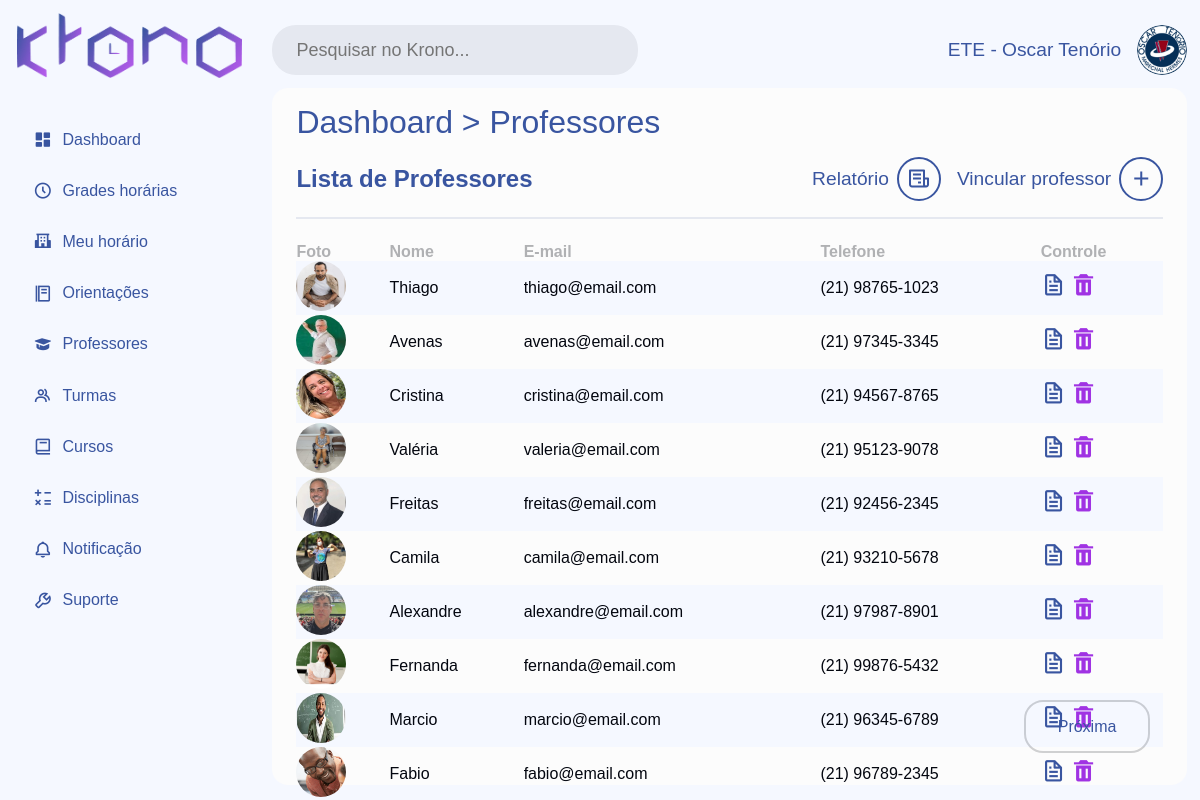
Page /index.php?page=professores (signed in) on the committed database.
### tables this page shows
create table professor (
id_professor INT NOT NULL AUTO_INCREMENT PRIMARY KEY,
nome_professor VARCHAR(100) NOT NULL,
email_professor VARCHAR(100) NOT NULL,
telefone_professor VARCHAR(20) NOT NULL,
cpf_professor VARCHAR(20) NOT NULL,
id_usuario INT,
FOREIGN KEY (id_usuario) REFERENCES usuario(id_usuario)
);

create table usuario (
id_usuario INT NOT NULL AUTO_INCREMENT PRIMARY KEY,
nome_usuario VARCHAR(100) NOT NULL,
senha_usuario VARCHAR(100) NOT NULL,
dt_cadastro_usuario DATE,
status_usuario CHAR(1),
nivel_usuario CHAR(1),
foto_usuario VARCHAR(100)
);

### index.php (called while the page is built, shortened)
<?php
    require_once 'ASSETS/head.php';
    require_once 'ASSETS/channelPages.php';
    require_once 'ASSETS/footer.php';
?>

### PAGES/PROFESSOR/listaProf.php (the view, shortened to what this page needs)
<link rel="stylesheet" href="CSS/dashboard.css">
<link rel="stylesheet" href="CSS/sidebar.css">
<link rel="stylesheet" href="CSS/topbar.css">
<link rel="stylesheet" href="CSS/content.css">
<link rel="stylesheet" href="CSS/crud.css">
<link rel="stylesheet" href="CSS/mensagens.css">
<link rel="stylesheet" href="CSS/modal.css">
<?php
require_once 'PAGES/COMPONENTS/sidebar.php';
$professores_por_pagina = 10;
$pagina_atual = isset($_GET['pagina']) ? (int)$_GET['pagina'] : 1;
$offset = ($pagina_atual - 1) * $professores_por_pagina;
$sql_total = "SELECT COUNT(*) as total FROM professor";
$query_total = $conexao->query($sql_total);
$total_professores = $query_total->fetch(PDO::FETCH_ASSOC)['total'];
if ($_SESSION['nivel_usuario'] == 2) {
    $usuario = $_SESSION['id_usuario'];
    $sql = "SELECT id_escola FROM escola WHERE id_usuario = :id_usuario";
    $query = $conexao->prepare($sql);
    $query->bindValue(':id_usuario', $usuario, PDO::PARAM_INT);
    $query->execute();
    $escola = $query->fetch(PDO::FETCH_ASSOC);
    $id_escola = $escola['id_escola'];
    $sql = "SELECT professor.*, usuario.foto_usuario, usuario.status_usuario
    FROM professor
    INNER JOIN usuario ON professor.id_usuario = usuario.id_usuario
    WHERE professor.id_professor IN (
        SELECT id_professor
        FROM vinculo_prof_esc
        WHERE id_escola = :id_escola
    )
    LIMIT :limite OFFSET :offset";
    $query = $conexao->prepare($sql);
    $query->bindValue(':id_escola', $id_escola, PDO::PARAM_INT);
} else {
    $sql = "SELECT * FROM professor LIMIT :limite OFFSET :offset";
    $query = $conexao->prepare($sql);
}
$query->bindValue(':limite', $professores_por_pagina, PDO::PARAM_INT);
$query->bindValue(':offset', $offset, PDO::PARAM_INT);
$query->execute();
$professores = $query->fetchAll(PDO::FETCH_ASSOC);
$total_paginas = ceil($total_professores / $professores_por_pagina);
?>
<div class="content">
    <?php require_once 'PAGES/COMPONENTS/topbar.php'; ?>
    <div class="container">
        <h1 class="title-page">
            <a href="?page=dashboard">Dashboard</a> >
            <a href="?page=professores">Professores</a>
        </h1>
        <div class="head-crud">
            <h2>Lista de Professores</h2>
            <div class="func-head">
                <?php if ($nivel_necessario == 3): ?>
                <a href="?page=relatorioProfessor" target="_blank" class="add-user">
                <?php elseif ($nivel_necessario == 2): ?>
                <a href="?page=relatorioProfessor&id_escola=<?php echo $id_escola; ?>" target="_blank" class="add-user">
                <?php endif; ?>
                    <span>Relatório</span>
                    <i class='bx bx-receipt'></i>
                </a>
                <div class="add-user" onclick="document.getElementById('modalCadastro').style.display='block'">
                    <?php if ($nivel_necessario == 3): ?>
                        <span>Cadastrar professor</span>
                    <?php elseif ($nivel_necessario == 2): ?>
                        <span>Vincular professor</span>
                    <?php endif; ?>
                    <i class='bx bx-plus'></i>
                </div>
            </div>
        </div>
        <?php if (count($professores) > 0): ?>
            <table class="crud">
                <tr class="campos">
                    <td>Foto</td>
                    <td>Nome</td>
                    <td>E-mail</td>
                    <td>Telefone</td>
                    <td>Controle</td>
                </tr>
                <?php
                foreach ($professores as $dados): ?>
                    <tr>
                        <td><img src="IMG/UPLOADS/<?php echo $dados['foto_usuario']; ?>" class="foto_usu" alt="<?php echo $dados['nome_professor']; ?>"></td>
                        <td><?php echo $dados['nome_professor']; ?></td>
                        <td><?php echo $dados['email_professor']; ?></td>
                        <td><?php echo $dados['telefone_professor']; ?></td>
                        <td class="controle">
                            <?php if ($nivel_necessario == 3):  ?>
                                <span data-id="<?php echo $dados['id_professor']; ?>" data-tipo="professor" data-action="view" class='btn-crud view'><i class='bx bx-file'></i></span>
                                <span data-id="<?php echo $dados['id_professor']; ?>" data-tipo="professor" data-action="edit" class='btn-crud edit'><i class='bx bxs-edit-alt' ></i></span>
                                <a class='btn-crud delete'><i class='bx bx-block'></i></a>
                            <?php elseif ($nivel_necessario == 2): ?>
                                <span data-id="<?php echo $dados['id_professor']; ?>" data-tipo="professor" data-action="view" class='btn-crud view'><i class='bx bx-file'></i></span>
                                <a href="PAGES/PROFESSOR/desvincular.php?id_professor=<?php echo $dados['id_professor']; ?>" class='btn-crud delete'><i class='bx bxs-trash' ></i></a>
                            <?php endif; ?>
                        </td>
                    </tr>
                <?php endforeach; ?>
            </table>
        <?php elseif ($nivel_necessario == 3): ?>
            <p class="aviso">Nenhum professor cadastrado.</p>
        <?php elseif ($nivel_necessario == 2): ?>
            <p class="aviso">Nenhum professor vinculado.</p>
        <?php endif; ?>
        <div class="paginacao">
            <?php if ($pagina_atual < $total_paginas): ?>
                <a class="btn-paginacao" href="?page=professores&pagina=<?= $pagina_atual + 1 ?>">Próxima</a>
            <?php endif; ?>
        </div>
    </div>
</div>

### ASSETS/head.php (shortened to what this page needs)
<!DOCTYPE html>
<html lang="pt-br">
<head>
    <link rel="stylesheet" href="CSS/style.css">
    <link href='https://unpkg.com/boxicons@2.1.4/css/boxicons.min.css' rel='stylesheet'>
</head>
<body>
    <main>

### ASSETS/channelPages.php (shortened to what this page needs)
<?php
    $page = isset($_REQUEST['page']) ? $_REQUEST['page'] : 'home';
    switch ($page) {
        case 'professores':
            require_once 'PAGES/PROFESSOR/listaProf.php';
            break;
    }
?>

### PAGES/COMPONENTS/sidebar.php (shortened to what this page needs)
<?php
    switch ($_SESSION['nivel_usuario']) {
        case '2':
            $nivel_necessario = 2;
            break;
    }
?>
<div class="sidebar">
    <nav>
        <div class="link-logo">
            <figure class="logo">
                <img src="IMG/LOGO KRONO.png" alt="Krono">
            </figure>
            <ul class="side-links">
                <li class="side-item">
                    <a href="?page=dashboard">
                        <i class='bx bxs-dashboard'></i>
                        <span class="text">Dashboard</span>
                    </a>
                </li>
                <?php
                    if ($nivel_necessario >= 2):
                ?>
                <li class="side-item">
                    <a href="?page=grades_horarias">
                        <i class='bx bx-time-five'></i>
                        <span class="text">Grades horárias</span>
                    </a>
                </li>
                <?php
                    endif;
                    if ($nivel_necessario === 2):
                ?>
                <li class="side-item">
                    <a href="?page=meu_horario_escola">
                        <i class='bx bxs-school'></i>
                        <span class="text">Meu horário</span>
                    </a>
                </li>
                <?php
                    endif;
                ?>
                <?php
                    if ($nivel_necessario === 2):
                ?>
                <li class="side-item">
                    <a href="?page=minhasOrientacoes">
                        <i class='bx bx-food-menu'></i>
                        <span class="text">Orientações</span>
                    </a>
                </li>
                <li class="side-item">
                    <a href="?page=professores">
                        <i class='bx bxs-graduation'></i>
                        <span class="text">Professores</span>
                    </a>
                </li>
                <li class="side-item">
                    <a href="?page=turmas">
                        <i class='bx bx-group'></i>
                        <span class="text">Turmas</span>
                    </a>
                </li>
                <li class="side-item">
                    <a href="?page=cursos">
                        <i class='bx bx-book'></i>
                        <span class="text">Cursos</span>
                    </a>
                </li>
                <li class="side-item">
                    <a href="?page=disciplinas">
                        <i class='bx bx-math'></i>
                        <span class="text">Disciplinas</span>
                    </a>
                </li>
                <?php
                    endif;
                ?>
                <li class="side-item">
                    <a href="?page=notificacao">
                        <i class='bx bx-bell' ></i>
                        <span class="text">Notificação</span>
                    </a>
                </li>
                <li class="side-item">
                    <a href="#">
                        <i class='bx bx-wrench'></i>
                        <span class="text">Suporte</span>
                    </a>
                </li>
            </ul>
        </div>
    </nav>
</div>

### PAGES/COMPONENTS/topbar.php (shortened to what this page needs)
<link rel="stylesheet" href="CSS/searchbar.css">
<div class="topbar">
    <div class="search-container">
        <input type="text" id="search" placeholder="Pesquisar no Krono...">
    </div>
    <div class="profile">
        <?php
        $nome_usuario = isset($_SESSION['nome_usuario']) ? $_SESSION['nome_usuario'] : 'Admin';
        $foto_usuario = isset($_SESSION['foto_usuario']) ? $_SESSION['foto_usuario'] : 'default.jpg';
        ?>
        <span class="nome-perfil"><?php echo htmlspecialchars($nome_usuario); ?></span>
        <figure class="foto-perfil">
            <img src="IMG/UPLOADS/<?php echo htmlspecialchars($foto_usuario); ?>" alt="Foto de <?php echo htmlspecialchars($nome_usuario); ?>">
        </figure>
    </div>
</div>

### ASSETS/footer.php
</main>
</body>
</html>

### CSS/style.css (style rules this page uses)
:root { --corPrincipal01: #3955A0; --corPrincipal02: #A033E3; --corPrincipal03: #FFD43C; --corPrincipal04: #F39F1B; --sucess: #4CAF50; --alert: #e49a23; --danger: #D32F2F; --notifier: #A033E3; --hover-corPrincipal01: #24376A; --hover-corPrincipal02: #C361FF; --hover-corPrincipal04: #C78216; --light-corPrincipal01: #3954a0b2; --light-corPrincipal02: #a033e3a1; --branco: #f5f8ff; --cinza: #e5e8f0; --cinza-escuro: #acb0b9; --preto: #03060f; --light-preto: #03060f2d; --fonteTitulo: 'Rubik', sans-serif; --fonteCorpo: 'Jost', sans-serif; }
* { padding: 0; border: 0; margin: 0; text-decoration: none; list-style: none; outline: none; box-sizing: border-box; }
html, body { width: 100%; }
body { background: var(--branco); }

### CSS/dashboard.css (style rules this page uses)
main { width: 100vw; height: 100vh; display: flex; }

### CSS/sidebar.css (style rules this page uses)
.sidebar { width: 280px; height: 100vh; padding: 0.8rem; display: flex; justify-content: center; }
.sidebar nav { height: 100%; display: flex; flex-direction: column; justify-content: space-between; padding-bottom: 0.9rem; }
.sidebar nav .link-logo { display: flex; flex-direction: column; gap: 2rem; }
.sidebar nav .link-logo .logo { width: 225px; }
.sidebar nav .link-logo .logo img { width: 100%; }
.sidebar nav .link-logo .side-links { display: flex; flex-direction: column; }
.side-item { width: 210px; padding: 1rem; font-size: 1rem; font-family: var(--fonteTitulo); transition: .2s ease-in-out; border-radius: 2rem; font-weight: 500; }
.side-item a { display: flex; gap: 10px; align-items: center; color: var(--corPrincipal01); }
.side-item a i { font-size: 1.2rem; }
.text { flex: 1; }

### CSS/topbar.css (style rules this page uses)
.topbar { display: flex; justify-content: space-between; align-items: center; height: 75px; }
.search-container { background: var(--cinza); height: 50px; padding: 1rem; border-radius: 1.5rem; width: 500px; display: flex; align-items: center; gap: 0.5rem; }
.profile { font-family: var(--fonteTitulo); font-size: 1.2rem; display: flex; align-items: center; gap: 1rem; cursor: pointer; }
.profile .nome-perfil { font-family: var(--fonteTitulo); color: var(--corPrincipal01); transition: .2s ease-in-out; }
.profile .foto-perfil { width: 50px; height: 50px; }
.profile .foto-perfil img { width: 100%; height: 100%; border-radius: 50%; }

### CSS/content.css (style rules this page uses)
.content { padding: 0.8rem; width: 85%; height: 100vh; }
.container { width: 100%; height: 90%; background: #fcfcfc; border-radius: 1rem; padding: 1rem 1.5rem; display: flex; flex-direction: column; gap: 1rem; }
.container .title-page { font-family: var(--fonteTitulo); font-weight: 500; color: var(--corPrincipal01); }
.container .title-page a { color: var(--corPrincipal01); border-radius: 1rem; transition: .2s ease-in-out; }
.func-head { display: flex; justify-content: space-between; align-items: center; gap: 1rem; }

### CSS/crud.css (style rules this page uses)
.crud { font-family: var(--fonteTitulo); color: var(--preto); width: 100%; border-collapse: collapse; flex-grow: 0.2; }
.head-crud { display: flex; justify-content: space-between; align-items: center; margin-bottom: -0.5rem; font-family: var(--fonteTitulo); color: var(--corPrincipal01); padding-bottom: 1rem; margin-bottom: 0.5rem; border-bottom: 2px solid var(--cinza); }
.head-crud .add-user { display: flex; justify-content: space-between; align-items: center; gap: 0.5rem; }
.head-crud .add-user span { font-size: 1.2rem; font-weight: 500; color: var(--corPrincipal01); }
.head-crud .add-user i { font-size: 1.5rem; padding: 0.5rem; border: 2px solid var(--corPrincipal01); border-radius: 50%; color: var(--corPrincipal01); }
.foto_usu { width: 50px; height: 50px; border-radius: 50%; }
.crud .campos { font-weight: 600; opacity: 30%; }
.btn-crud { text-align: center; font-size: 1.6rem; transition: color 0.2s ease-in-out; color: var(--branco); cursor: pointer; }
.controle .view { color: var(--corPrincipal01); }
.controle .delete { color: var(--corPrincipal02); }
.paginacao, .btn-next { position: fixed; bottom: 4rem; right: 3.1rem; font-family: var(--fonteTitulo); }
.btn-paginacao { padding: 1rem 2rem; border: 2px solid var(--light-preto); border-radius: 1.2rem; font-weight: 500; color: var(--corPrincipal01); transition: .2s ease-in-out; }
tbody tr:nth-child(odd) { background-color: var(--fff); }
tbody tr:nth-child(even) { background-color: var(--branco); }

### CSS/searchbar.css (style rules this page uses)
.search-container { background: var(--cinza); width: 40%; padding: 0 1.5rem; }
.search-container input { background: none; font-size: 18px; font-family: var(--fonteTitulo); width: 100%; }

### rows in the picture
professor: id_usuario.foto_usuario (picture), nome_professor "Thiago", email_professor "thiago@email.com", telefone_professor "(21) 98765-1023"
professor: id_usuario.foto_usuario (picture), nome_professor "Avenas", email_professor "avenas@email.com", telefone_professor "(21) 97345-3345"
professor: id_usuario.foto_usuario (picture), nome_professor "Cristina", email_professor "cristina@email.com", telefone_professor "(21) 94567-8765"
professor: id_usuario.foto_usuario (picture), nome_professor "Valéria", email_professor "valeria@email.com", telefone_professor "(21) 95123-9078"
professor: id_usuario.foto_usuario (picture), nome_professor "Freitas", email_professor "freitas@email.com", telefone_professor "(21) 92456-2345"
professor: id_usuario.foto_usuario (picture), nome_professor "Camila", email_professor "camila@email.com", telefone_professor "(21) 93210-5678"
professor: id_usuario.foto_usuario (picture), nome_professor "Alexandre", email_professor "alexandre@email.com", telefone_professor "(21) 97987-8901"
professor: id_usuario.foto_usuario (picture), nome_professor "Fernanda", email_professor "fernanda@email.com", telefone_professor "(21) 99876-5432"
professor: id_usuario.foto_usuario (picture), nome_professor "Marcio", email_professor "marcio@email.com", telefone_professor "(21) 96345-6789"
professor: id_usuario.foto_usuario (picture), nome_professor "Fabio", email_professor "fabio@email.com", telefone_professor "(21) 96789-2345"

### other values in the picture
$nome_usuario "ETE - Oscar Tenório"
